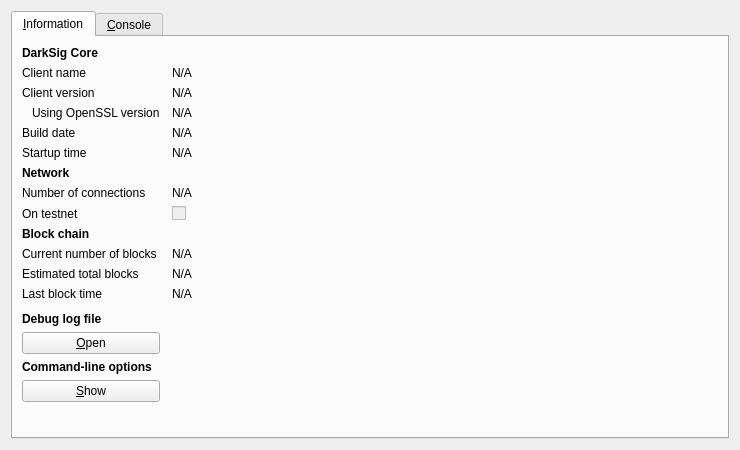
<?xml version="1.0" encoding="UTF-8"?>
<ui version="4.0">
 <class>RPCConsole</class>
 <widget class="QDialog" name="RPCConsole">
  <property name="geometry">
   <rect>
    <x>0</x>
    <y>0</y>
    <width>740</width>
    <height>450</height>
   </rect>
  </property>
  <property name="windowTitle">
   <string>DarkSig - Debug window</string>
  </property>
  <layout class="QVBoxLayout" name="verticalLayout_2">
   <item>
    <widget class="QTabWidget" name="tabWidget">
     <property name="currentIndex">
      <number>0</number>
     </property>
     <widget class="QWidget" name="tab_info">
      <attribute name="title">
       <string>&amp;Information</string>
      </attribute>
      <layout class="QGridLayout" name="gridLayout" columnstretch="0,1">
       <property name="horizontalSpacing">
        <number>12</number>
       </property>
       <item row="0" column="0">
        <widget class="QLabel" name="label_9">
         <property name="font">
          <font>
           <weight>75</weight>
           <bold>true</bold>
          </font>
         </property>
         <property name="text">
          <string>DarkSig Core</string>
         </property>
        </widget>
       </item>
       <item row="1" column="0">
        <widget class="QLabel" name="label_5">
         <property name="text">
          <string>Client name</string>
         </property>
        </widget>
       </item>
       <item row="1" column="1">
        <widget class="QLabel" name="clientName">
         <property name="cursor">
          <cursorShape>IBeamCursor</cursorShape>
         </property>
         <property name="text">
          <string>N/A</string>
         </property>
         <property name="textFormat">
          <enum>Qt::PlainText</enum>
         </property>
         <property name="textInteractionFlags">
          <set>Qt::LinksAccessibleByMouse|Qt::TextSelectableByKeyboard|Qt::TextSelectableByMouse</set>
         </property>
        </widget>
       </item>
       <item row="2" column="0">
        <widget class="QLabel" name="label_6">
         <property name="text">
          <string>Client version</string>
         </property>
        </widget>
       </item>
       <item row="2" column="1">
        <widget class="QLabel" name="clientVersion">
         <property name="cursor">
          <cursorShape>IBeamCursor</cursorShape>
         </property>
         <property name="text">
          <string>N/A</string>
         </property>
         <property name="textFormat">
          <enum>Qt::PlainText</enum>
         </property>
         <property name="textInteractionFlags">
          <set>Qt::LinksAccessibleByMouse|Qt::TextSelectableByKeyboard|Qt::TextSelectableByMouse</set>
         </property>
        </widget>
       </item>
       <item row="3" column="0">
        <widget class="QLabel" name="label_14">
         <property name="text">
          <string>Using OpenSSL version</string>
         </property>
         <property name="indent">
          <number>10</number>
         </property>
        </widget>
       </item>
       <item row="3" column="1">
        <widget class="QLabel" name="openSSLVersion">
         <property name="cursor">
          <cursorShape>IBeamCursor</cursorShape>
         </property>
         <property name="text">
          <string>N/A</string>
         </property>
         <property name="textFormat">
          <enum>Qt::PlainText</enum>
         </property>
         <property name="textInteractionFlags">
          <set>Qt::LinksAccessibleByMouse|Qt::TextSelectableByKeyboard|Qt::TextSelectableByMouse</set>
         </property>
        </widget>
       </item>
       <item row="4" column="0">
        <widget class="QLabel" name="label_12">
         <property name="text">
          <string>Build date</string>
         </property>
        </widget>
       </item>
       <item row="4" column="1">
        <widget class="QLabel" name="buildDate">
         <property name="cursor">
          <cursorShape>IBeamCursor</cursorShape>
         </property>
         <property name="text">
          <string>N/A</string>
         </property>
         <property name="textFormat">
          <enum>Qt::PlainText</enum>
         </property>
         <property name="textInteractionFlags">
          <set>Qt::LinksAccessibleByMouse|Qt::TextSelectableByKeyboard|Qt::TextSelectableByMouse</set>
         </property>
        </widget>
       </item>
       <item row="5" column="0">
        <widget class="QLabel" name="label_13">
         <property name="text">
          <string>Startup time</string>
         </property>
        </widget>
       </item>
       <item row="5" column="1">
        <widget class="QLabel" name="startupTime">
         <property name="cursor">
          <cursorShape>IBeamCursor</cursorShape>
         </property>
         <property name="text">
          <string>N/A</string>
         </property>
         <property name="textFormat">
          <enum>Qt::PlainText</enum>
         </property>
         <property name="textInteractionFlags">
          <set>Qt::LinksAccessibleByMouse|Qt::TextSelectableByKeyboard|Qt::TextSelectableByMouse</set>
         </property>
        </widget>
       </item>
       <item row="6" column="0">
        <widget class="QLabel" name="label_11">
         <property name="font">
          <font>
           <weight>75</weight>
           <bold>true</bold>
          </font>
         </property>
         <property name="text">
          <string>Network</string>
         </property>
        </widget>
       </item>
       <item row="7" column="0">
        <widget class="QLabel" name="label_7">
         <property name="text">
          <string>Number of connections</string>
         </property>
        </widget>
       </item>
       <item row="7" column="1">
        <widget class="QLabel" name="numberOfConnections">
         <property name="cursor">
          <cursorShape>IBeamCursor</cursorShape>
         </property>
         <property name="text">
          <string>N/A</string>
         </property>
         <property name="textFormat">
          <enum>Qt::PlainText</enum>
         </property>
         <property name="textInteractionFlags">
          <set>Qt::LinksAccessibleByMouse|Qt::TextSelectableByKeyboard|Qt::TextSelectableByMouse</set>
         </property>
        </widget>
       </item>
       <item row="8" column="0">
        <widget class="QLabel" name="label_8">
         <property name="text">
          <string>On testnet</string>
         </property>
        </widget>
       </item>
       <item row="8" column="1">
        <widget class="QCheckBox" name="isTestNet">
         <property name="enabled">
          <bool>false</bool>
         </property>
         <property name="text">
          <string/>
         </property>
        </widget>
       </item>
       <item row="9" column="0">
        <widget class="QLabel" name="label_10">
         <property name="font">
          <font>
           <weight>75</weight>
           <bold>true</bold>
          </font>
         </property>
         <property name="text">
          <string>Block chain</string>
         </property>
        </widget>
       </item>
       <item row="10" column="0">
        <widget class="QLabel" name="label_3">
         <property name="text">
          <string>Current number of blocks</string>
         </property>
        </widget>
       </item>
       <item row="10" column="1">
        <widget class="QLabel" name="numberOfBlocks">
         <property name="cursor">
          <cursorShape>IBeamCursor</cursorShape>
         </property>
         <property name="text">
          <string>N/A</string>
         </property>
         <property name="textFormat">
          <enum>Qt::PlainText</enum>
         </property>
         <property name="textInteractionFlags">
          <set>Qt::LinksAccessibleByMouse|Qt::TextSelectableByKeyboard|Qt::TextSelectableByMouse</set>
         </property>
        </widget>
       </item>
       <item row="11" column="0">
        <widget class="QLabel" name="label_4">
         <property name="text">
          <string>Estimated total blocks</string>
         </property>
        </widget>
       </item>
       <item row="11" column="1">
        <widget class="QLabel" name="totalBlocks">
         <property name="cursor">
          <cursorShape>IBeamCursor</cursorShape>
         </property>
         <property name="text">
          <string>N/A</string>
         </property>
         <property name="textFormat">
          <enum>Qt::PlainText</enum>
         </property>
         <property name="textInteractionFlags">
          <set>Qt::LinksAccessibleByMouse|Qt::TextSelectableByKeyboard|Qt::TextSelectableByMouse</set>
         </property>
        </widget>
       </item>
       <item row="12" column="0">
        <widget class="QLabel" name="label_2">
         <property name="text">
          <string>Last block time</string>
         </property>
        </widget>
       </item>
       <item row="12" column="1">
        <widget class="QLabel" name="lastBlockTime">
         <property name="cursor">
          <cursorShape>IBeamCursor</cursorShape>
         </property>
         <property name="text">
          <string>N/A</string>
         </property>
         <property name="textFormat">
          <enum>Qt::PlainText</enum>
         </property>
         <property name="textInteractionFlags">
          <set>Qt::LinksAccessibleByMouse|Qt::TextSelectableByKeyboard|Qt::TextSelectableByMouse</set>
         </property>
        </widget>
       </item>
       <item row="13" column="0">
        <spacer name="verticalSpacer_2">
         <property name="orientation">
          <enum>Qt::Vertical</enum>
         </property>
         <property name="sizeHint" stdset="0">
          <size>
           <width>20</width>
           <height>20</height>
          </size>
         </property>
        </spacer>
       </item>
       <item row="14" column="0">
        <widget class="QLabel" name="labelDebugLogfile">
         <property name="font">
          <font>
           <weight>75</weight>
           <bold>true</bold>
          </font>
         </property>
         <property name="text">
          <string>Debug log file</string>
         </property>
        </widget>
       </item>
       <item row="15" column="0">
        <widget class="QPushButton" name="openDebugLogfileButton">
         <property name="toolTip">
          <string>Open the DarkSig debug log file from the current data directory. This can take a few seconds for large log files.</string>
         </property>
         <property name="text">
          <string>&amp;Open</string>
         </property>
         <property name="autoDefault">
          <bool>false</bool>
         </property>
        </widget>
       </item>
       <item row="16" column="0">
        <widget class="QLabel" name="labelCLOptions">
         <property name="font">
          <font>
           <weight>75</weight>
           <bold>true</bold>
          </font>
         </property>
         <property name="text">
          <string>Command-line options</string>
         </property>
        </widget>
       </item>
       <item row="17" column="0">
        <widget class="QPushButton" name="showCLOptionsButton">
         <property name="toolTip">
          <string>Show the DarkSig-Qt help message to get a list with possible DarkSig command-line options.</string>
         </property>
         <property name="text">
          <string>&amp;Show</string>
         </property>
         <property name="autoDefault">
          <bool>false</bool>
         </property>
        </widget>
       </item>
       <item row="18" column="0">
        <spacer name="verticalSpacer">
         <property name="orientation">
          <enum>Qt::Vertical</enum>
         </property>
         <property name="sizeHint" stdset="0">
          <size>
           <width>20</width>
           <height>40</height>
          </size>
         </property>
        </spacer>
       </item>
      </layout>
     </widget>
     <widget class="QWidget" name="tab_console">
      <attribute name="title">
       <string>&amp;Console</string>
      </attribute>
      <layout class="QVBoxLayout" name="verticalLayout_3">
       <property name="spacing">
        <number>3</number>
       </property>
       <item>
        <widget class="QTextEdit" name="messagesWidget">
         <property name="minimumSize">
          <size>
           <width>0</width>
           <height>100</height>
          </size>
         </property>
         <property name="readOnly">
          <bool>true</bool>
         </property>
         <property name="tabKeyNavigation" stdset="0">
          <bool>false</bool>
         </property>
         <property name="columnCount" stdset="0">
          <number>2</number>
         </property>
        </widget>
       </item>
       <item>
        <layout class="QHBoxLayout" name="horizontalLayout">
         <property name="spacing">
          <number>3</number>
         </property>
         <item>
          <widget class="QLabel" name="label">
           <property name="text">
            <string notr="true">&gt;</string>
           </property>
          </widget>
         </item>
         <item>
          <widget class="QLineEdit" name="lineEdit"/>
         </item>
         <item>
          <widget class="QPushButton" name="clearButton">
           <property name="maximumSize">
            <size>
             <width>24</width>
             <height>24</height>
            </size>
           </property>
           <property name="toolTip">
            <string>Clear console</string>
           </property>
           <property name="text">
            <string/>
           </property>
           <property name="icon">
            <iconset resource="../bitcoin.qrc">
             <normaloff>:/icons/remove</normaloff>:/icons/remove</iconset>
           </property>
           <property name="shortcut">
            <string notr="true">Ctrl+L</string>
           </property>
           <property name="autoDefault">
            <bool>false</bool>
           </property>
          </widget>
         </item>
        </layout>
       </item>
      </layout>
     </widget>
    </widget>
   </item>
  </layout>
 </widget>
 <resources>
  <include location="../bitcoin.qrc"/>
 </resources>
 <connections/>
</ui>
